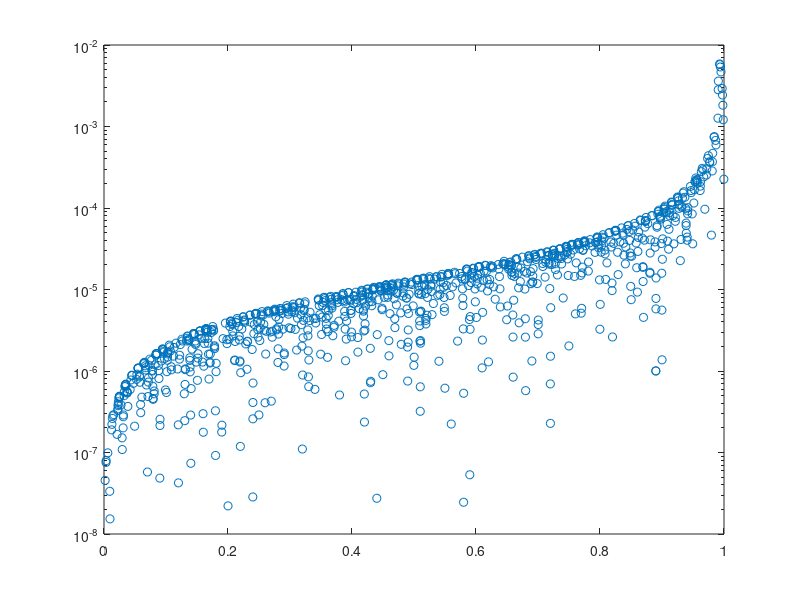

MATLAB code for this plot:
%% numerical sampling of gaussian distribution

%% generate a set of values for y
% we want a set of values {y0 ... yN} s.t.
% erf(yn) = n/N. Use a root finding algo.
N = 100;
y = zeros(1, N); % accumulator
g = 0.1; % initial guess of root finder
F = @(x, n) erf(x) - n/N; % function to be solve
for n = 0:N
	y(n+1) = fsolve(@(x) F(x, n), 0.5);
	g = y(n+1); % reset guess
end

%% sample points randomly
xi = rand(1, 1000);
n = floor(N * xi);
u = N*xi - n;
n = n + 1; % translate indices to index y
yi = y(n) + (y(n+1) - y(n)).*u;

%% find and plot error
% given erf(y) = xi
err = abs(erf(yi) - xi);
semilogy(xi, err, 'o')
